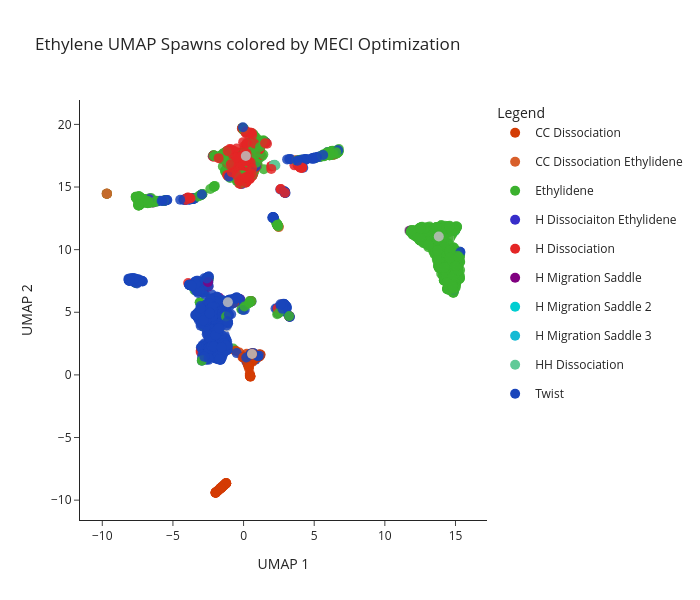

Notebook cell for this chart:
### Code cell
df = pd.read_csv(csv_file)
meci_idx_to_type = dict(zip(df['idx'], df['meci_type']))

unique_types = sorted(df['meci_type'].unique())
type_to_color = {t: base_colors[i % len(base_colors)] for i, t in enumerate(unique_types)}

point_types = [meci_idx_to_type.get(i, "Unknown") for i in idx]
point_colors = [type_to_color.get(t, "#bdbdbd") for t in point_types]

scatter = go.Scatter(
    x=reduced_space[:, 0],
    y=reduced_space[:, 1],
    mode="markers",
    marker=dict(
        size=10,
        color=point_colors,
        opacity=0.85
    ),
    text=[
        f"idx: {i}<br>MECI type: {t}"
        for i, t in zip(idx, point_types)
    ],
    hoverinfo="text",
    showlegend=False
)

star_indices = np.arange(len(reduced_space) - n_star, len(reduced_space))
star_traces = []


type_legend_traces = [
    go.Scatter(
        x=[None],
        y=[None],
        mode="markers",
        marker=dict(size=10, color=color),
        legendgroup=t,
        showlegend=True,
        name=t
    )
    for t, color in type_to_color.items()
]

fig = go.Figure(
    data=[scatter] + star_traces + type_legend_traces
)

fig.update_layout(
    width=700,
    height=600,
    title=f"Ethylene {reduction_technique} Spawns colored by MECI Optimization",
    xaxis_title=f"{reduction_technique} 1",
    yaxis_title=f"{reduction_technique} 2",
    legend_title_text="Legend",
    template="simple_white",
    hovermode="closest"
)

fig.show()

### Figure 1 — Plotly figure (JSON) as saved in the notebook; plotly's stock layout.template omitted (floating-point values rounded to 4 significant figures; data arrays with more than 128 entries replaced by an {"elided": "..."} marker saying what was removed)
{"data": [{"hoverinfo": "text", "marker": {"color": {"elided": "2561 str values"}, "opacity": 0.85, "size": 10}, "mode": "markers", "showlegend": false, "text": {"elided": "2561 str values"}, "type": "scatter", "x": {"elided": "2561 float values"}, "y": {"elided": "2561 float values"}}, {"legendgroup": "CC Dissociation", "marker": {"color": "#d33c05", "size": 10}, "mode": "markers", "name": "CC Dissociation", "showlegend": true, "type": "scatter", "x": [null], "y": [null]}, {"legendgroup": "CC Dissociation Ethylidene", "marker": {"color": "#d85f2b", "size": 10}, "mode": "markers", "name": "CC Dissociation Ethylidene", "showlegend": true, "type": "scatter", "x": [null], "y": [null]}, {"legendgroup": "Ethylidene", "marker": {"color": "#3bb12e", "size": 10}, "mode": "markers", "name": "Ethylidene", "showlegend": true, "type": "scatter", "x": [null], "y": [null]}, {"legendgroup": "H Dissociaiton Ethylidene", "marker": {"color": "#372dca", "size": 10}, "mode": "markers", "name": "H Dissociaiton Ethylidene", "showlegend": true, "type": "scatter", "x": [null], "y": [null]}, {"legendgroup": "H Dissociation", "marker": {"color": "#e42626", "size": 10}, "mode": "markers", "name": "H Dissociation", "showlegend": true, "type": "scatter", "x": [null], "y": [null]}, {"legendgroup": "H Migration Saddle", "marker": {"color": "#800080", "size": 10}, "mode": "markers", "name": "H Migration Saddle", "showlegend": true, "type": "scatter", "x": [null], "y": [null]}, {"legendgroup": "H Migration Saddle 2", "marker": {"color": "#00ced1", "size": 10}, "mode": "markers", "name": "H Migration Saddle 2", "showlegend": true, "type": "scatter", "x": [null], "y": [null]}, {"legendgroup": "H Migration Saddle 3", "marker": {"color": "#15bad4", "size": 10}, "mode": "markers", "name": "H Migration Saddle 3", "showlegend": true, "type": "scatter", "x": [null], "y": [null]}, {"legendgroup": "HH Dissociation", "marker": {"color": "#60ca97", "size": 10}, "mode": "markers", "name": "HH Dissociation", "showlegend": true, "type": "scatter", "x": [null], "y": [null]}, {"legendgroup": "Twist", "marker": {"color": "#1a45bb", "size": 10}, "mode": "markers", "name": "Twist", "showlegend": true, "type": "scatter", "x": [null], "y": [null]}], "layout": {"height": 600, "hovermode": "closest", "legend": {"title": {"text": "Legend"}}, "title": {"text": "Ethylene UMAP Spawns colored by MECI Optimization"}, "width": 700, "xaxis": {"title": {"text": "UMAP 1"}}, "yaxis": {"title": {"text": "UMAP 2"}}}}
